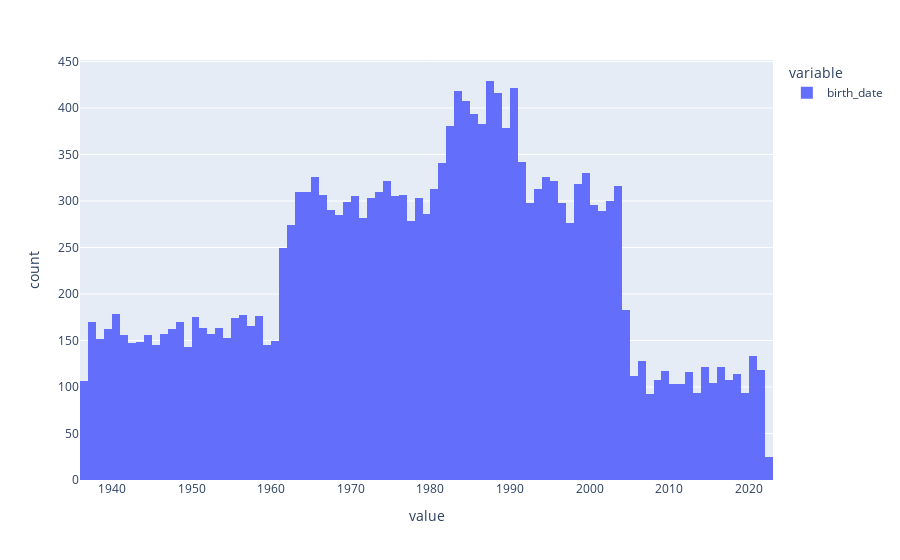

The notebook cell this image was saved under:
### Code cell
fig = px.histogram(patients.birth_date)
fig.show()

### Figure 1 — Plotly figure (JSON) as saved in the notebook; plotly's stock layout.template omitted (floating-point values rounded to 4 significant figures; data arrays with more than 128 entries replaced by an {"elided": "..."} marker saying what was removed)
{"data": [{"alignmentgroup": "True", "bingroup": "x", "hovertemplate": "variable=birth_date<br>value=%{x}<br>count=%{y}<extra></extra>", "legendgroup": "birth_date", "marker": {"color": "#636efa", "pattern": {"shape": ""}}, "name": "birth_date", "offsetgroup": "birth_date", "orientation": "v", "showlegend": true, "type": "histogram", "x": {"elided": "20000 str values"}, "xaxis": "x", "yaxis": "y"}], "layout": {"barmode": "relative", "legend": {"title": {"text": "variable"}, "tracegroupgap": 0}, "margin": {"t": 60}, "xaxis": {"anchor": "y", "domain": [0, 1], "title": {"text": "value"}}, "yaxis": {"anchor": "x", "domain": [0, 1], "title": {"text": "count"}}}}
